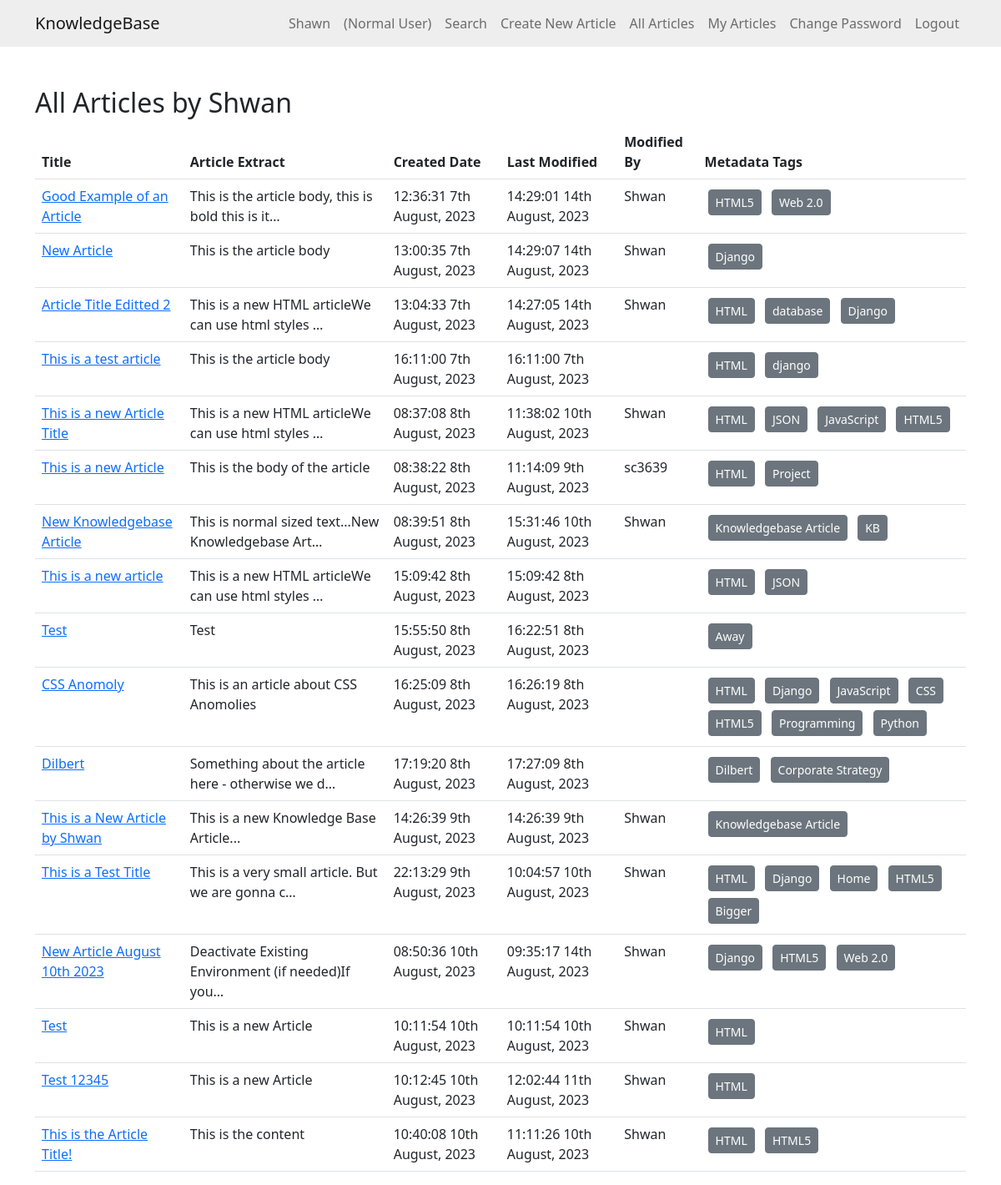
/user_articles/1/ (signed in), run on an earlier commit of the app's database.
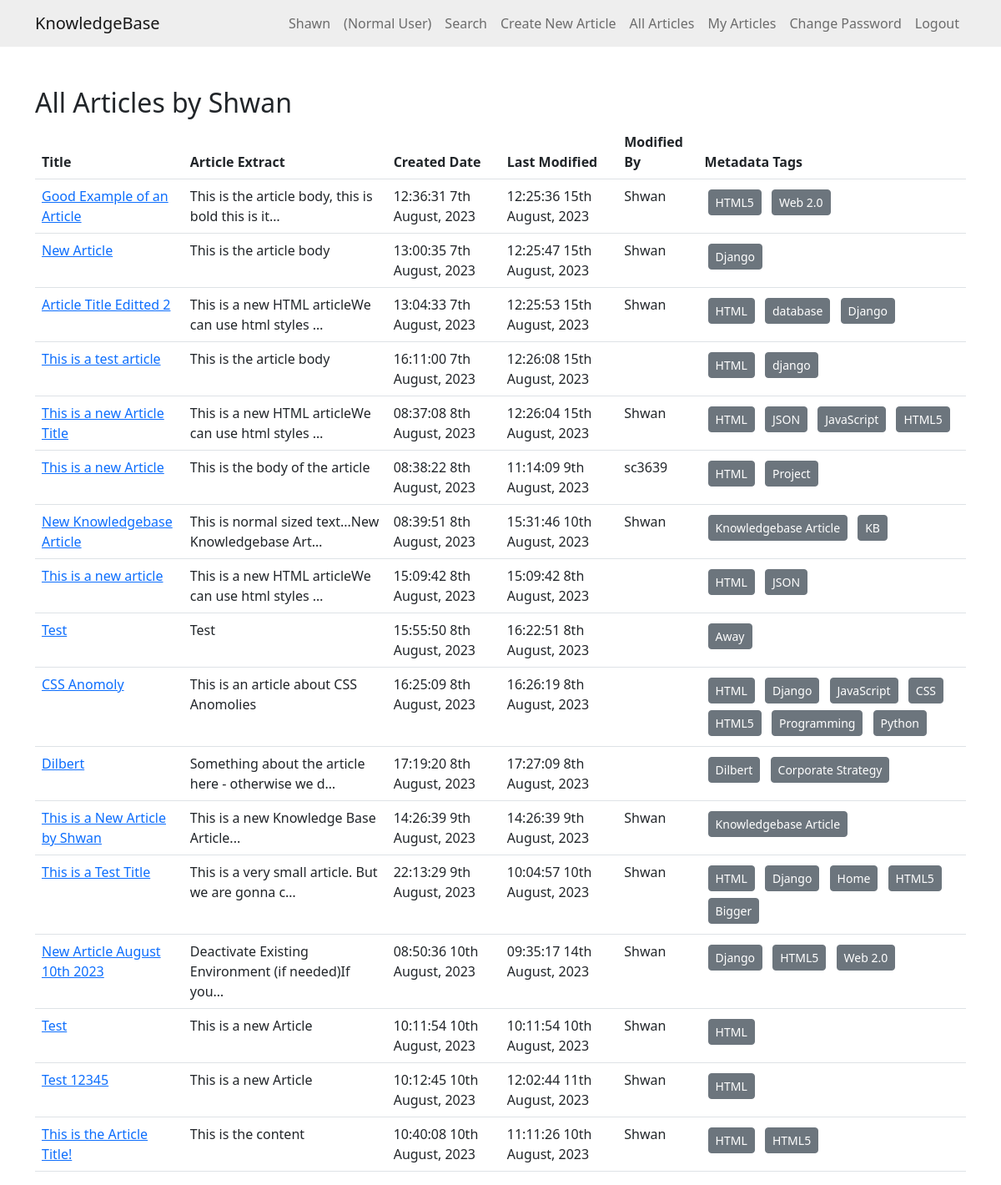
And on a later commit of the database.
### knowledge/models.py (models this page shows)
class KBEntry(models.Model):
    title = models.CharField(max_length=255)
    article = models.TextField()
    created_by = models.ForeignKey(User, related_name="created_kb_entries", on_delete=models.SET_NULL, null=True)
    created_datetime = models.DateTimeField(auto_now_add=True)
    modified_datetime = models.DateTimeField(auto_now=True)
    last_modified_by = models.ForeignKey(User, related_name="modified_kb_entries", on_delete=models.SET_NULL, null=True)
    deleted_datetime = models.DateTimeField(null=True, blank=True)
    deleted_by = models.ForeignKey(User, related_name="deleted_kb_entries", on_delete=models.SET_NULL, null=True, blank=True)
    upvotes = models.ManyToManyField(User, related_name="upvoted_kb_entries", blank=True)
    downvotes = models.ManyToManyField(User, related_name="downvoted_kb_entries", blank=True)
    rating = models.FloatField(default=0.0)
    views = models.PositiveIntegerField(default=0)
    meta_data = models.ManyToManyField('Tag', blank=True) # Assuming you will have a 'Tag' model

### knowledge/views.py (the view)
# urls.py: path('user_articles/<int:user_id>/', views.user_articles, name='user_articles'),
@login_required
def user_articles(request, user_id):
    try:
        user_obj = User.objects.get(pk=user_id)
        user_entries = KBEntry.objects.filter(created_by=user_obj, deleted_datetime__isnull=True)
        return render(request, 'knowledge/user_articles.html', {'entries': user_entries, 'author': user_obj})
    except User.DoesNotExist:
        messages.error(request, 'User not found.')
        return redirect('home')

### knowledge/templates/knowledge/user_articles.html
{% extends 'knowledge/base.html' %}
{% block content %}
<br>
<h2>All Articles by {{ author.username }}</h2>
{% if entries %}
    <table class="table">
        <thead>
            <tr>
                <th>Title</th>
                <th>Article Extract</th>
                <th>Created Date</th>
                <th>Last Modified</th>
                <th>Modified By</th>
                <th>Metadata Tags</th>
            </tr>
        </thead>
        <tbody>
        {% for entry in entries %}
            <tr>
                <td><a href="{% url 'article_detail' entry.id %}">{{ entry.title }}</a></td>
                <td>{{ entry.article|striptags|truncatechars:50 }}</td>
                <td>{{ entry.created_datetime|date:"H:i:s jS F, Y" }}</td>
                <td>{{ entry.modified_datetime|date:"H:i:s jS F, Y" }}</td>
                <td>{{ entry.last_modified_by.username }}</td>
                <td>
                    {% for tag in entry.meta_data.all %}
                        <a href="/?search={{ tag.name }}" class="btn btn-secondary btn-sm m-1">{{ tag.name }}</a>
                    {% endfor %}
                </td>
            </tr>
        {% endfor %}
        </tbody>
    </table>
{% else %}
    <p>{{ author.username }} has not written any articles yet.</p>
{% endif %}
{% endblock %}

What changed in the data, as far as the page shows it:
changed KBEntry "Good Example of an Article": modified_datetime "14:29:01 14th August, 2023" → "12:25:36 15th August, 2023"
changed KBEntry "New Article": modified_datetime "14:29:07 14th August, 2023" → "12:25:47 15th August, 2023"
changed KBEntry "Article Title Editted 2": modified_datetime "14:27:05 14th August, 2023" → "12:25:53 15th August, 2023"
changed KBEntry "This is a test article": modified_datetime "16:11:00 7th August, 2023" → "12:26:08 15th August, 2023"
changed KBEntry "This is a new Article Title": modified_datetime "11:38:02 10th August, 2023" → "12:26:04 15th August, 2023"
